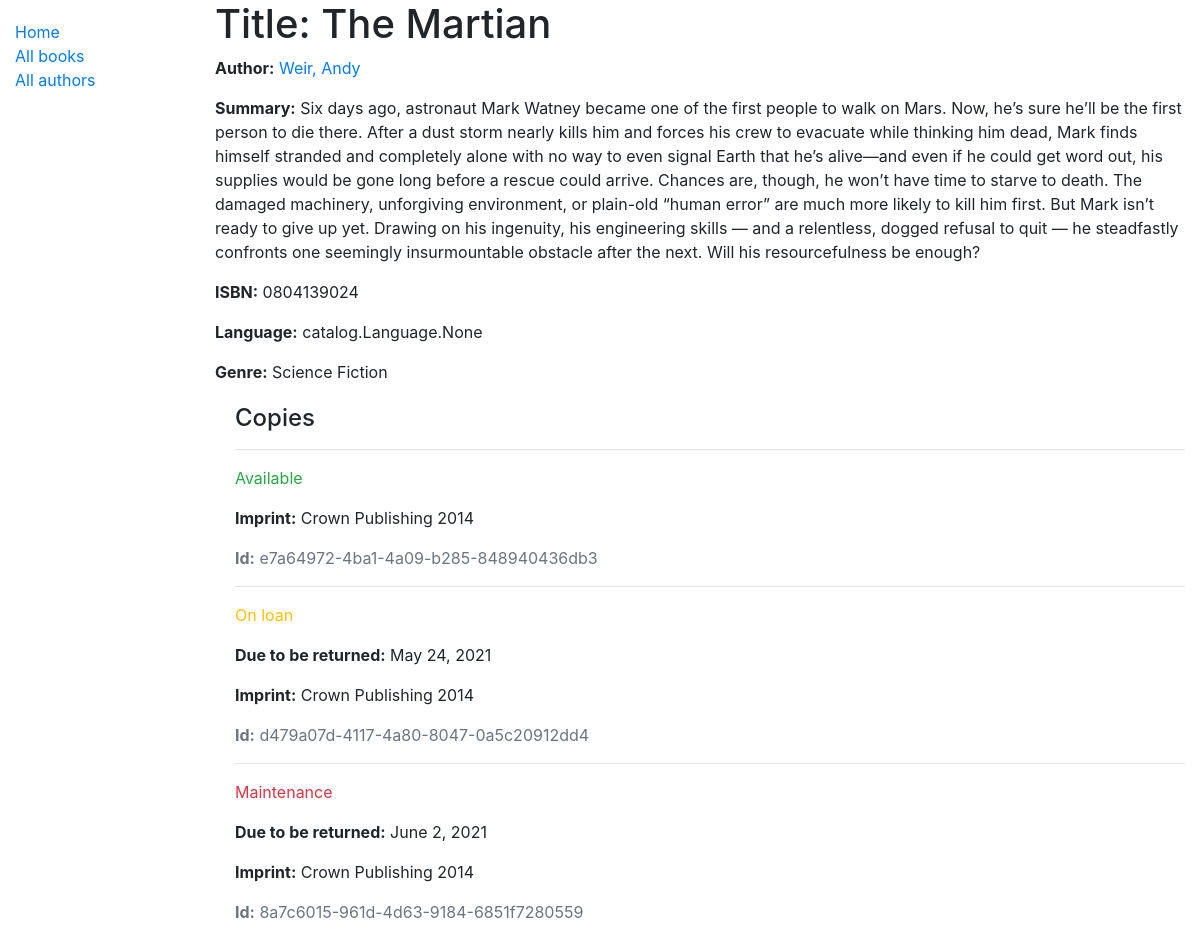
/catalog/book/1, run on the app's committed database.
### catalog/models.py (models this page shows, shortened)
class Book(models.Model):
    title = models.CharField(max_length=200)
    author = models.ForeignKey('Author', on_delete=models.SET_NULL, null=True)
    summary = models.TextField(max_length=1000,
                               help_text='Enter brief description of book')
    isbn = models.CharField('ISBN', max_length=13,
                            unique=True,
                            help_text='13 Character <a href="https://www.isbn-international.org/content/what-isbn">ISBN number</a>')
    genre = models.ManyToManyField(Genre,
                                   help_text='Select genre for this book')
    language = models.ManyToManyField(Language,
                                   help_text='Select language book is written')
    def display_genre(self):
        """Create a string for the Genre. This is required to display genre in Admin."""
        return ', '.join(genre.name for genre in self.genre.all()[:3])
    display_genre.short_description = 'Genre'

class Author(models.Model):
    first_name = models.CharField(max_length=100)
    last_name = models.CharField(max_length=100)
    date_of_birth = models.DateField(null=True, blank=True)
    date_of_death = models.DateField('Died', null=True, blank=True)
    class Meta:
        ordering = ['last_name', 'first_name']
    def get_absolute_url(self):
        return reverse('author-detail', args=[str(self.id)])
    def __str__(self):
        return f'{self.last_name}, {self.first_name}'

class Genre(models.Model):
    name = models.CharField(max_length=200,
                            help_text='Enter book genre (e.g. Romance)')
    def __str__(self):
        return self.name

class BookInstance(models.Model):
    id = models.UUIDField(primary_key=True,
                          default=uuid.uuid4,
                          help_text='Unique ID for this book')
    book = models.ForeignKey('Book',
                             on_delete=models.RESTRICT, null=True)
    imprint = models.CharField(max_length=200)
    due_back = models.DateField(null=True,
                                blank=True)
    LOAN_STATUS = (
        ('m', 'Maintenance'),
        ('o', 'On loan'),
        ('a', 'Available'),
        ('r', 'Reserved'),
    )
    status = models.CharField(
        max_length=1,
        choices=LOAN_STATUS,
        blank=True,
        default='m',
        help_text='Book availability',
    )
    class Meta:
        ordering = ['due_back']

### catalog/views.py (the view, shortened to what this page needs)
class BookDetailView(generic.DetailView):
    model = Book

### catalog/templates/catalog/book_detail.html
{% extends "base_generic.html" %}
{% block content %}
  <h1>Title: {{ book.title }}</h1>
  <p><strong>Author:</strong> <a href="{{ book.author.get_absolute_url }}">{{ book.author }}</a></p>
  <p><strong>Summary:</strong> {{ book.summary }}</p>
  <p><strong>ISBN:</strong> {{ book.isbn }}</p>
  <p><strong>Language:</strong> {{ book.language }}</p>
  <p><strong>Genre:</strong> {{ book.genre.all|join:", " }}</p>
  <div style="margin-left:20px;margin-top:20px">
    <h4>Copies</h4>
    {% for copy in book.bookinstance_set.all %}
      <hr>
      <p class="{% if copy.status == 'a' %}text-success{% elif copy.status == 'm' %}text-danger{% else %}text-warning{% endif %}">
        {{ copy.get_status_display }}
      </p>
      {% if copy.status != 'a' %}
        <p><strong>Due to be returned:</strong> {{ copy.due_back }}</p>
      {% endif %}
      <p><strong>Imprint:</strong> {{ copy.imprint }}</p>
      <p class="text-muted"><strong>Id:</strong> {{ copy.id }}</p>
    {% endfor %}
  </div>
{% endblock %}

### data on the page
Book: title "The Martian", author "Weir, Andy", summary "Six days ago, astronaut Mark Watney became one of the first people to walk on Mars. Now, he’s sure he’ll be the first person to die there. After a dust storm nearly kills him and forces his crew to evacuate while thinking him dead, Mark finds himself stranded and completely alone with no way to even signal Earth that he’s alive—and even if he could get word out, his supplies would be gone long before a rescue could arrive. Chances are, though, he won’t have time to starve to death. The damaged machinery, unforgiving environment, or plain-old “human error” are much more likely to kill him first. But Mark isn’t ready to give up yet. Drawing on his ingenuity, his engineering skills — and a…", isbn "0804139024", language "catalog.Language.None", genre.all "Science Fiction"
BookInstance: status "Available", imprint "Crown Publishing 2014", id "e7a64972-4ba1-4a09-b285-848940436db3"
BookInstance: status "On loan", due_back "May 24, 2021", imprint "Crown Publishing 2014", id "d479a07d-4117-4a80-8047-0a5c20912dd4"
BookInstance: status "Maintenance", due_back "June 2, 2021", imprint "Crown Publishing 2014", id "8a7c6015-961d-4d63-9184-6851f7280559"
